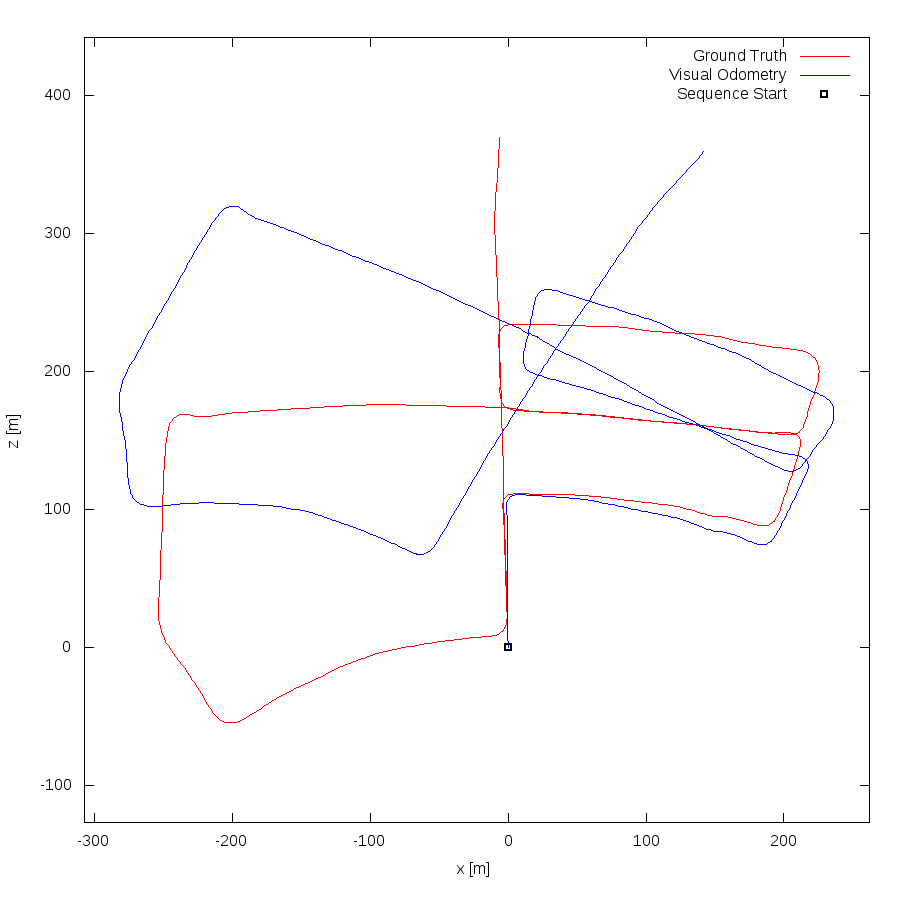

Recreate this plot in gnuplot.
set term postscript eps enhanced color
set output "05.eps"
set size ratio -1
set xrange [-307:262]
set yrange [-127:442]
set xlabel "x [m]"
set ylabel "z [m]"
plot "05.txt" using 1:2 lc rgb "#FF0000" title 'Ground Truth' w lines,"05.txt" using 3:4 lc rgb "#0000FF" title 'Visual Odometry' w lines,"< head -1 05.txt" using 1:2 lc rgb "#000000" pt 4 ps 1 lw 2 title 'Sequence Start' w points
